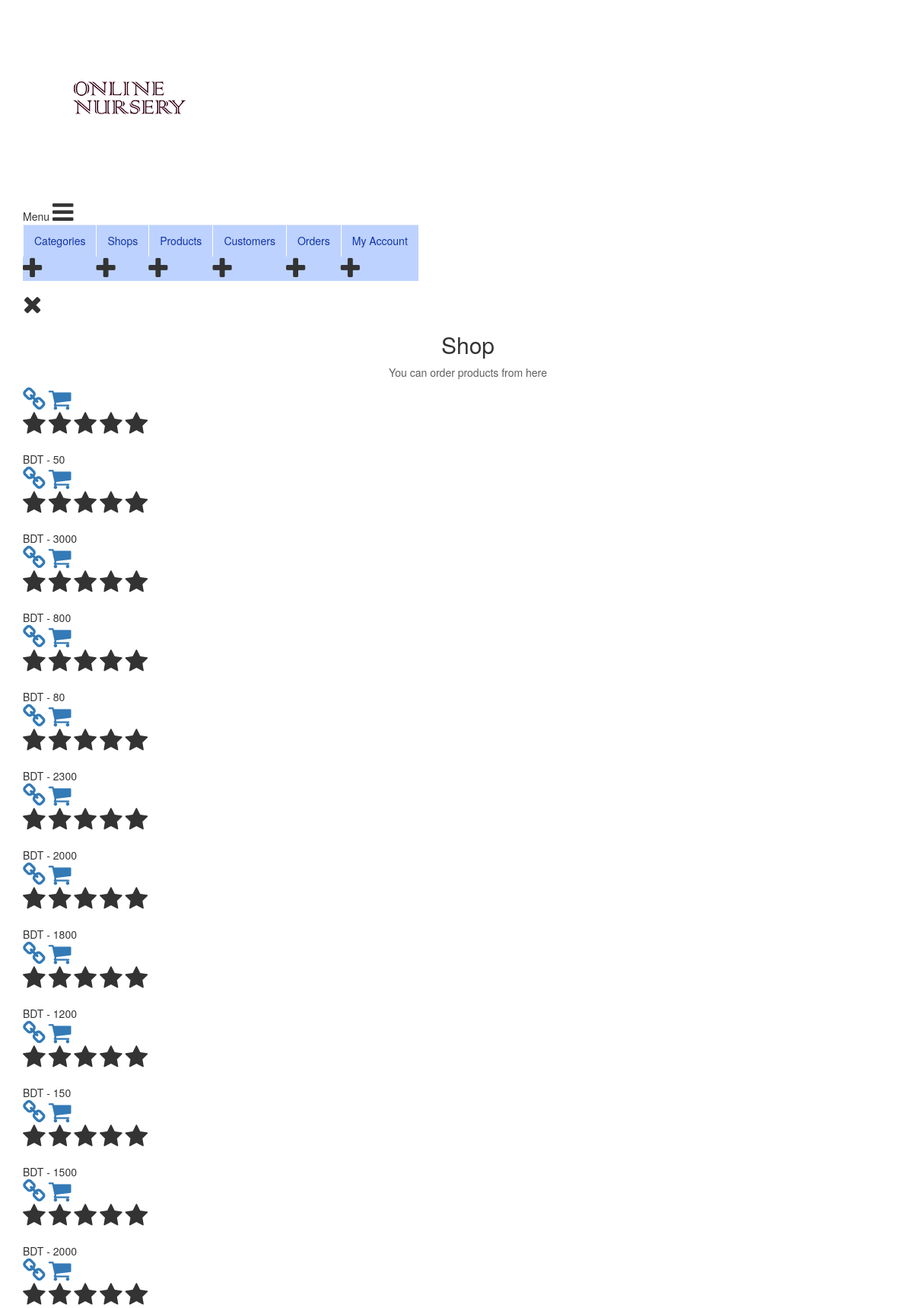
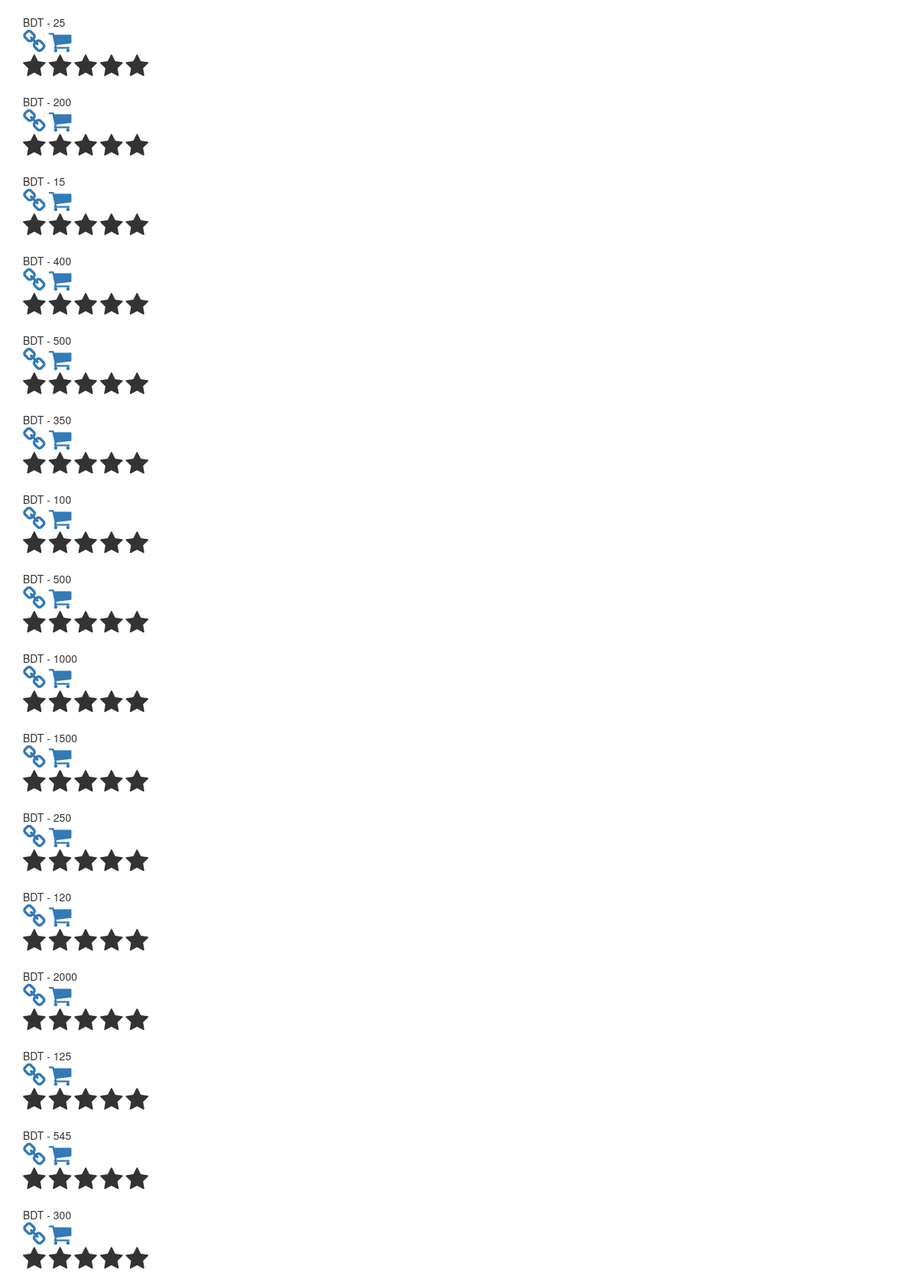
Screenshot of /admin/temp/index1.php (upper part) with the database file from the repository (2 pictures, top to bottom).
### tables this page shows
CREATE TABLE `products` (
  `id` int(11) NOT NULL,
  `product_title` varchar(255) NOT NULL,
  `catid` int(11) NOT NULL,
  `shopid` int(11) NOT NULL,
  `price` float NOT NULL,
  `product_qty` int(11) NOT NULL,
  `product_desc` text NOT NULL,
  `image` varchar(255) NOT NULL
);

### admin/temp/index1.php (the view, shortened to what this page needs)
<?php include("inc/header.php");
require_once('config/connect.php');
?>
<?php include("inc/nav.php")?>
	<header id="header2">
		<div class="container">
			<div class="row">
				<div class="col-md-3 col-xs-5 logo">
				</div>
				<div class="col-md-9 col-xs-7">
				</div>
			</div>
	<div class="close-btn fa fa-times"></div>
	<section id="content">
		<div class="content-blog">
			<div class="container">
				<div class="row">
					<div class="page_header text-center">
						<h2>Shop</h2>
						<p>You can order products from here</p>
					</div>
					<div class="col-md-12">
						<div class="row">
							<div id="shop-mason" class="shop-mason-4col">
							<?php
							$sql="SELECT * FROM products";
							$res=mysqli_query($connection, $sql);
							while($row=mysqli_fetch_assoc($res)){
							?>
								<div class="sm-item isotope-item">
									<div class="product">
										<div class="product-thumb">
											<div class="product-overlay">
												<span>
												<a href="single.php?id=<?php echo $row['id']?>" class="fa fa-link"></a>
												<a href="#" class="fa fa-shopping-cart"></a>
												</span>
											</div>
										</div>
										<div class="rating">
											<span class="fa fa-star act"></span>
											<span class="fa fa-star act"></span>
											<span class="fa fa-star act"></span>
											<span class="fa fa-star act"></span>
											<span class="fa fa-star act"></span>
										</div>
										<div class="product-price">BDT - <?php echo $row['price']?></div>
									</div>
								</div>
								<?php }?>
							</div>
						</div>
					</div>
				</div>
			</div>
		</div>
	</section>
    <?php include('inc/footer.php') ?>

### admin/inc/header.php (shortened to what this page needs)
<!DOCTYPE html>
	<html>
<head>
	<link rel="stylesheet" href="css/bootstrap.css">
	<link rel="stylesheet" href="font-awesome/css/font-awesome.min.css">
	<link rel="stylesheet" href="js/isotope/isotope.css">
	<link rel="stylesheet" href="js/flexslider/flexslider.css">
	<link rel="stylesheet" href="js/owl-carousel/owl.carousel.css">
	<link rel="stylesheet" href="js/owl-carousel/owl.theme.css">
	<link rel="stylesheet" href="js/owl-carousel/owl.transitions.css">
	<link rel="stylesheet" href="js/superfish/css/megafish.css" media="screen">
	<link rel="stylesheet" href="js/superfish/css/superfish.css" media="screen">
	<link rel="stylesheet" href="js/pikaday/pikaday.css">
	<link rel="stylesheet" href="css/settings-panel.css">
	<link rel="stylesheet" href="css/style.css">
	<link rel="stylesheet" href="css/light.css">
	<link rel="stylesheet" href="css/responsive.css">
</head>
<body class="multi-page">
<div id="wrapper" class="wrapper">
	<header id="header2">
		<div class="container">
			<div class="row">
				<div class="col-md-3 col-xs-5 logo">
					<a href="index.php"><img src="inc/logo.png" class="img-responsive" align="center" alt=""/></a>
				</div>
			</div>

### admin/inc/nav.php (shortened to what this page needs)
<div class="menu-wrap">
				<div id="mobnav-btn">Menu <i class="fa fa-bars"></i></div>
				<ul class="sf-menu">
					<li>
						<a href="#">Categories</a>
						<div class="mobnav-subarrow"><i class="fa fa-plus"></i></div>
					</li>
					<li>
						<a href="#">Shops</a>
						<div class="mobnav-subarrow"><i class="fa fa-plus"></i></div>
					</li>
					<li>
						<a href="#">Products</a>
						<div class="mobnav-subarrow"><i class="fa fa-plus"></i></div>
					</li>
					<li>
						<a href="#">Customers</a>
						<div class="mobnav-subarrow"><i class="fa fa-plus"></i></div>
					</li>
					<li>
						<a href="#">Orders</a>
						<div class="mobnav-subarrow"><i class="fa fa-plus"></i></div>
					</li>
					<li>
						<a href="#">My Account</a>
						<div class="mobnav-subarrow"><i class="fa fa-plus"></i></div>
					</li>
				</ul>
			</div>
		</div>
	</header>

### inc/footer.php (shortened to what this page needs)
</body>
</html>

### admin/js/superfish/css/megafish.css (style rules this page uses)
.sf-menu { position: relative; margin: 0; padding: 0; list-style: none; }
.sf-menu > li { float: left; }
.sf-menu > li > a { display: block; position: relative; }
.sf-menu { float: left; margin-bottom: 1em; width: 100%; }
.sf-menu > li > a { border-left: 1px solid #fff; border-top: 1px solid #dFeEFF; border-top: 1px solid rgba(255,255,255,.5); padding: .75em 1em; text-decoration: none; zoom: 1; color: #13a; }
.sf-menu > li { background: #BDD2FF; -webkit-transition: background .2s; transition: background .2s; }

### admin/js/superfish/css/superfish.css (style rules this page uses)
.sf-menu, .sf-menu * { margin: 0; padding: 0; list-style: none; }
.sf-menu li { position: relative; }
.sf-menu > li { float: left; }
.sf-menu a { display: block; position: relative; }
.sf-menu { float: left; margin-bottom: 1em; }
.sf-menu a { border-left: 1px solid #fff; border-top: 1px solid #dFeEFF; border-top: 1px solid rgba(255,255,255,.5); padding: .75em 1em; text-decoration: none; zoom: 1; }
.sf-menu a { color: #13a; }
.sf-menu li { background: #BDD2FF; white-space: nowrap; *white-space: normal; -webkit-transition: background .2s; transition: background .2s; }

### css/style.css (style rules this page uses)
* { margin: 0; padding: 0; box-sizing: border-box; }
.fa { font-size: 32px; }

### admin/css/light.css (style rules this page uses)
body { background-color:#fff; }
p { color:#5f5f5f; }

### rows the page displays
products: price "50"
products: price "3000"
products: price "800"
products: price "80"
products: price "2300"
products: price "2000"
products: price "1800"
products: price "1200"
products: price "150"
products: price "1500"
products: price "2000"
products: price "25"
products: price "200"
products: price "15"
products: price "400"
products: price "500"
products: price "350"
products: price "100"
products: price "500"
products: price "1000"
products: price "1500"
products: price "250"
products: price "120"
products: price "2000"
products: price "125"
products: price "545"
products: price "300"
